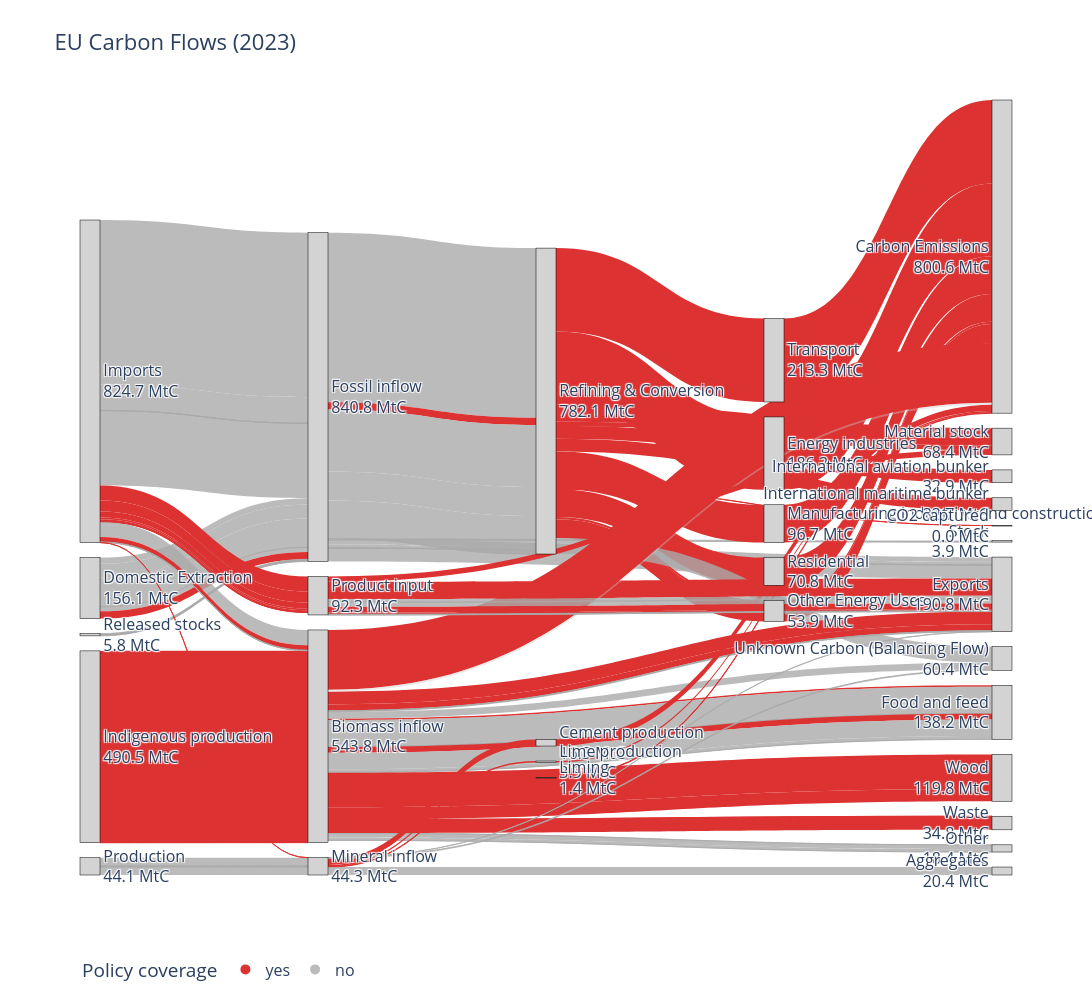

This figure's notebook cell:
### Markdown cell above
# Combined Sankey - Policy Coverage

### Code cell
# Load the CSV
df_combined = pd.read_csv("/Users/charlottewestenberg/Thesis/00data/from_excel/total sankey - policy cov.csv")

# create unique node list
all_nodes = pd.concat([df_combined["Source"], df_combined["Target"]]).unique()
node_dict = {node: i for i, node in enumerate(all_nodes)}

# map to numeric IDs
df_combined["source_id"] = df_combined["Source"].map(node_dict)
df_combined["target_id"] = df_combined["Target"].map(node_dict)

policy_colors = {
    "yes":   "rgba(220, 50, 50, 1)",  # bright red for emissions
    "no":            "rgba(170, 170, 170, 0.8)",   # neutral grey (for mixed/uncategorized)
}

df_combined["color"] = df_combined["policy_cov"].map(policy_colors).fillna("rgba(200,200,200,0.4)")

#calculate outflows per source and target nodes
source_totals = df_combined.groupby("Source")["Value_tC"].sum()
node_inflow = df_combined.groupby("Target")["Value_tC"].sum()

labels_with_values = []
for node in all_nodes:
    inflow = node_inflow.get(node, 0)
    outflow = source_totals.get(node, 0)
    # choose what to display
    value = inflow if inflow > 0 else outflow
    if value > 0:
        labels_with_values.append(f"{node}<br>{value/1e6:.1f} MtC")
    else:
        labels_with_values.append(node)

fig = go.Figure(data=[go.Sankey(
    
    node=dict(
        pad=15,
        thickness=20,
        line=dict(color="black", width=0.5),
        label=labels_with_values,
        color="lightgrey"
    ),

    link=dict(
        source=df_combined["source_id"],
        target=df_combined["target_id"],
        value=df_combined["Value_tC"],
        color=df_combined["color"]
    )
)])

for policy, color in policy_colors.items():
    fig.add_trace(go.Scatter(
        x=[None],
        y=[None],
        mode='markers',
        marker=dict(size=10, color=color),
        legendgroup=policy,
        showlegend=True,
        name=policy
    ))

fig.update_layout(
    title_text="EU Carbon Flows (2023)",
    font_size=16,
    width=1600,
    height=1000,
    showlegend=True,
    legend=dict(
        title="Policy coverage",
        orientation="h",
        y=-0.1
    ),
    xaxis=dict(visible=False),
    yaxis=dict(visible=False),
    plot_bgcolor="white",
    paper_bgcolor="white"
)

fig.show()

### Figure 1 — Plotly figure (JSON) as saved in the notebook; plotly's stock layout.template omitted (floating-point values rounded to 4 significant figures)
{"data": [{"link": {"color": ["rgba(170, 170, 170, 0.8)", "rgba(170, 170, 170, 0.8)", "rgba(170, 170, 170, 0.8)", "rgba(170, 170, 170, 0.8)", "rgba(170, 170, 170, 0.8)", "rgba(170, 170, 170, 0.8)", "rgba(170, 170, 170, 0.8)", "rgba(170, 170, 170, 0.8)", "rgba(170, 170, 170, 0.8)", "rgba(170, 170, 170, 0.8)", "rgba(220, 50, 50, 1)", "rgba(170, 170, 170, 0.8)", "rgba(170, 170, 170, 0.8)", "rgba(170, 170, 170, 0.8)", "rgba(170, 170, 170, 0.8)", "rgba(170, 170, 170, 0.8)", "rgba(170, 170, 170, 0.8)", "rgba(170, 170, 170, 0.8)", "rgba(170, 170, 170, 0.8)", "rgba(170, 170, 170, 0.8)", "rgba(170, 170, 170, 0.8)", "rgba(170, 170, 170, 0.8)", "rgba(170, 170, 170, 0.8)", "rgba(220, 50, 50, 1)", "rgba(170, 170, 170, 0.8)", "rgba(170, 170, 170, 0.8)", "rgba(170, 170, 170, 0.8)", "rgba(170, 170, 170, 0.8)", "rgba(220, 50, 50, 1)", "rgba(220, 50, 50, 1)", "rgba(220, 50, 50, 1)", "rgba(220, 50, 50, 1)", "rgba(220, 50, 50, 1)", "rgba(220, 50, 50, 1)", "rgba(220, 50, 50, 1)", "rgba(220, 50, 50, 1)", "rgba(220, 50, 50, 1)", "rgba(220, 50, 50, 1)", "rgba(220, 50, 50, 1)", "rgba(220, 50, 50, 1)", "rgba(220, 50, 50, 1)", "rgba(220, 50, 50, 1)", "rgba(220, 50, 50, 1)", "rgba(220, 50, 50, 1)", "rgba(220, 50, 50, 1)", "rgba(220, 50, 50, 1)", "rgba(170, 170, 170, 0.8)", "rgba(220, 50, 50, 1)", "rgba(220, 50, 50, 1)", "rgba(220, 50, 50, 1)", "rgba(170, 170, 170, 0.8)", "rgba(220, 50, 50, 1)", "rgba(170, 170, 170, 0.8)", "rgba(170, 170, 170, 0.8)", "rgba(220, 50, 50, 1)", "rgba(220, 50, 50, 1)", "rgba(220, 50, 50, 1)", "rgba(170, 170, 170, 0.8)", "rgba(170, 170, 170, 0.8)", "rgba(220, 50, 50, 1)", "rgba(220, 50, 50, 1)", "rgba(170, 170, 170, 0.8)", "rgba(170, 170, 170, 0.8)", "rgba(170, 170, 170, 0.8)", "rgba(220, 50, 50, 1)", "rgba(170, 170, 170, 0.8)", "rgba(170, 170, 170, 0.8)", "rgba(170, 170, 170, 0.8)", "rgba(220, 50, 50, 1)", "rgba(220, 50, 50, 1)", "rgba(220, 50, 50, 1)", "rgba(170, 170, 170, 0.8)", "rgba(170, 170, 170, 0.8)", "rgba(170, 170, 170, 0.8)", "rgba(170, 170, 170, 0.8)", "rgba(220, 50, 50, 1)", "rgba(220, 50, 50, 1)", "rgba(220, 50, 50, 1)", "rgba(220, 50, 50, 1)", "rgba(200,200,200,0.4)", "rgba(170, 170, 170, 0.8)", "rgba(170, 170, 170, 0.8)", "rgba(170, 170, 170, 0.8)", "rgba(170, 170, 170, 0.8)", "rgba(170, 170, 170, 0.8)", "rgba(220, 50, 50, 1)", "rgba(220, 50, 50, 1)", "rgba(220, 50, 50, 1)", "rgba(220, 50, 50, 1)", "rgba(170, 170, 170, 0.8)", "rgba(170, 170, 170, 0.8)", "rgba(220, 50, 50, 1)", "rgba(220, 50, 50, 1)", "rgba(220, 50, 50, 1)", "rgba(170, 170, 170, 0.8)", "rgba(220, 50, 50, 1)", "rgba(220, 50, 50, 1)", "rgba(220, 50, 50, 1)", "rgba(220, 50, 50, 1)", "rgba(220, 50, 50, 1)", "rgba(220, 50, 50, 1)", "rgba(220, 50, 50, 1)", "rgba(170, 170, 170, 0.8)", "rgba(170, 170, 170, 0.8)", "rgba(170, 170, 170, 0.8)", "rgba(220, 50, 50, 1)", "rgba(220, 50, 50, 1)", "rgba(170, 170, 170, 0.8)", "rgba(170, 170, 170, 0.8)", "rgba(220, 50, 50, 1)"], "source": [0, 0, 0, 0, 0, 1, 1, 1, 1, 1, 1, 2, 2, 2, 2, 2, 3, 3, 3, 3, 2, 2, 2, 2, 2, 2, 2, 2, 4, 4, 4, 4, 4, 4, 4, 4, 4, 5, 6, 7, 8, 9, 5, 4, 4, 4, 4, 10, 10, 10, 0, 0, 0, 0, 0, 11, 11, 11, 11, 12, 11, 11, 11, 11, 11, 11, 11, 11, 11, 11, 11, 11, 11, 11, 11, 11, 11, 11, 11, 11, 11, 13, 13, 13, 13, 0, 14, 14, 14, 14, 14, 15, 16, 17, 14, 0, 0, 0, 0, 0, 0, 0, 12, 12, 12, 12, 12, 12, 12, 12], "target": [2, 2, 2, 2, 2, 2, 2, 2, 2, 2, 2, 18, 18, 18, 18, 18, 2, 2, 2, 2, 19, 19, 4, 4, 4, 4, 4, 4, 5, 6, 7, 8, 9, 5, 20, 21, 22, 23, 23, 23, 23, 23, 23, 24, 24, 24, 25, 11, 11, 11, 11, 11, 11, 11, 12, 18, 18, 18, 18, 18, 26, 26, 26, 26, 26, 26, 26, 26, 27, 27, 27, 28, 28, 28, 28, 23, 29, 29, 27, 23, 25, 14, 14, 14, 14, 14, 15, 16, 17, 30, 18, 23, 23, 23, 25, 12, 12, 12, 12, 12, 12, 12, 18, 18, 18, 18, 18, 18, 18, 24], "value": [420500000.0, 66170000.0, 516500.0, 22480.0, 191600000.0, 16120000.0, 35600000.0, 73770000.0, 538800.0, 11340000.0, 18750000.0, 12190000.0, 7369000.0, 892100.0, 8079.0, 34310000.0, 2506000.0, 830400.0, 1157000.0, 1262000.0, 3420000.0, 442300.0, 433500000.0, 18750000.0, 158600000.0, 74230000.0, 96910000.0, 110900.0, 5595000.0, 213300000.0, 96750000.0, 186200000.0, 70800000.0, 48340000.0, 32930000.0, 32660000.0, 14000.0, 5595000.0, 213300000.0, 96750000.0, 186200000.0, 70800000.0, 48340000.0, 44460000.0, 9365000.0, 911500.0, 40820000.0, 335200000.0, 154800000.0, 575000.0, 39370000.0, 12500000.0, 707400.0, 680800.0, 38400000.0, 32500000.0, 16310000.0, 227900.0, 1997000.0, 44430000.0, 3693000.0, 68410000.0, 369600.0, 191400.0, 15000000.0, 42010000.0, 7208000.0, 1328000.0, 129500.0, 5258000.0, 19930.0, 510000.0, 10930000.0, 6991000.0, 2860.0, 153100000.0, 88420000.0, 31370000.0, 29350000.0, 4808000.0, 17660000.0, 21080000.0, 731900.0, 1943000.0, 20360000.0, 224800.0, 16520000.0, 3854000.0, 1404000.0, 20360000.0, 272000.0, 16520000.0, 3854000.0, 1404000.0, 1927000.0, 17580000.0, 184700.0, 10200000.0, 15050000.0, 4831000.0, 4797000.0, 1245000.0, 7479000.0, 546100.0, 11470000.0, 14640000.0, 3931000.0, 1843000.0, 370600.0, 13620000.0]}, "node": {"color": "lightgrey", "label": ["Imports<br>824.7 MtC", "Domestic Extraction<br>156.1 MtC", "Fossil inflow<br>840.8 MtC", "Released stocks<br>5.8 MtC", "Refining & Conversion<br>782.1 MtC", "Other Energy Uses<br>53.9 MtC", "Transport<br>213.3 MtC", "Manufacturing industries and construction<br>96.7 MtC", "Energy industries<br>186.2 MtC", "Residential<br>70.8 MtC", "Indigenous production<br>490.5 MtC", "Biomass inflow<br>543.8 MtC", "Product input<br>92.3 MtC", "Production<br>44.1 MtC", "Mineral inflow<br>44.3 MtC", "Cement production<br>16.5 MtC", "Lime production<br>3.9 MtC", "Liming<br>1.4 MtC", "Exports<br>190.8 MtC", "Stock<br>3.9 MtC", "International aviation bunker<br>32.9 MtC", "International maritime bunker<br>32.7 MtC", "CO2 captured<br>0.0 MtC", "Carbon Emissions<br>800.6 MtC", "Material stock<br>68.4 MtC", "Unknown Carbon (Balancing Flow)<br>60.4 MtC", "Food and feed<br>138.2 MtC", "Waste<br>34.8 MtC", "Other<br>18.4 MtC", "Wood<br>119.8 MtC", "Aggregates<br>20.4 MtC"], "line": {"color": "black", "width": 0.5}, "pad": 15, "thickness": 20}, "type": "sankey"}, {"legendgroup": "yes", "marker": {"color": "rgba(220, 50, 50, 1)", "size": 10}, "mode": "markers", "name": "yes", "showlegend": true, "type": "scatter", "x": [null], "y": [null]}, {"legendgroup": "no", "marker": {"color": "rgba(170, 170, 170, 0.8)", "size": 10}, "mode": "markers", "name": "no", "showlegend": true, "type": "scatter", "x": [null], "y": [null]}], "layout": {"font": {"size": 16}, "height": 1000, "legend": {"orientation": "h", "title": {"text": "Policy coverage"}, "y": -0.1}, "paper_bgcolor": "white", "plot_bgcolor": "white", "showlegend": true, "title": {"text": "EU Carbon Flows (2023)"}, "width": 1600, "xaxis": {"visible": false}, "yaxis": {"visible": false}}}
